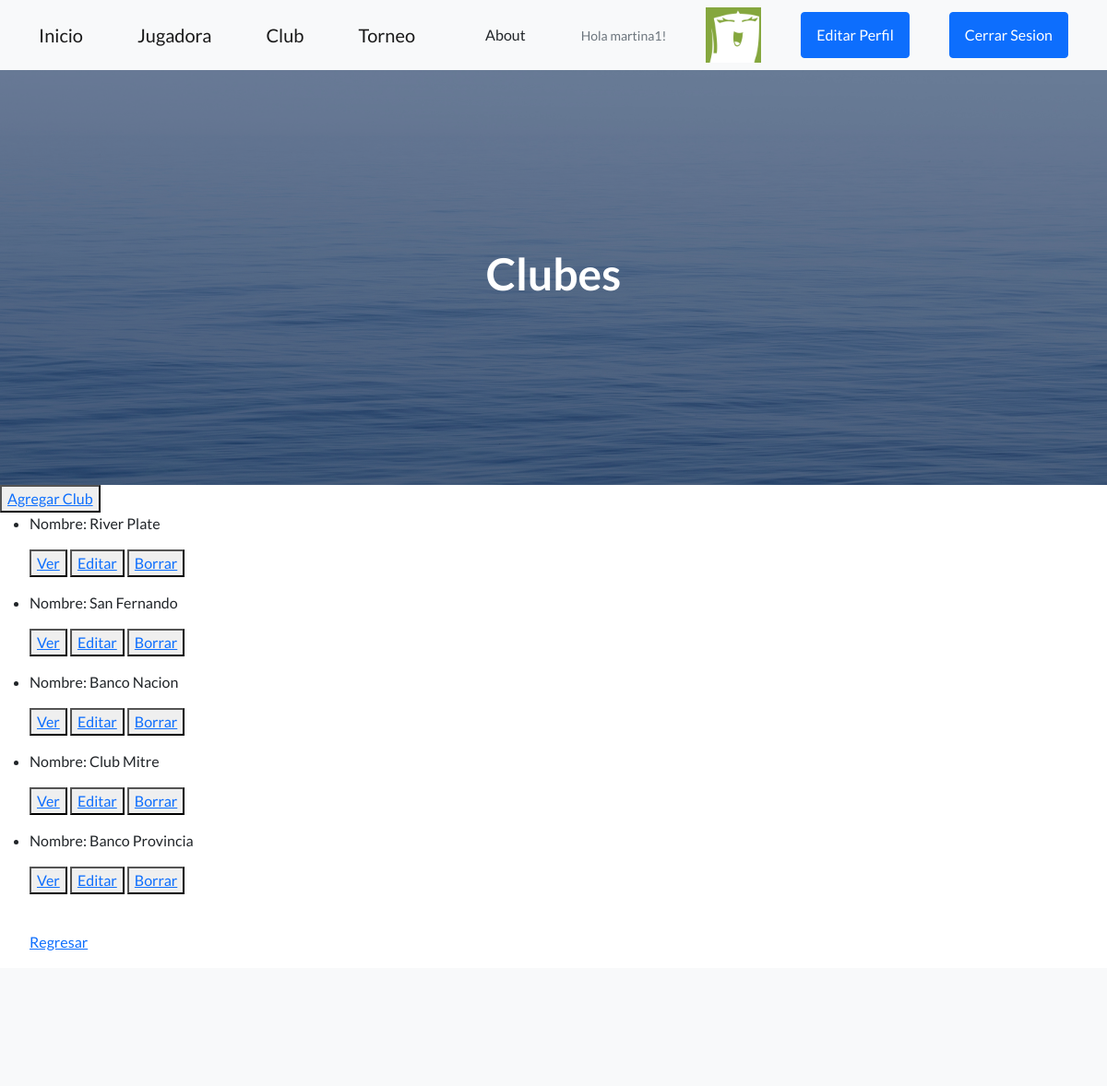
The page /AppCoder/club/lista (signed in) on the database its author committed.
### AppCoder/models.py (models this page shows)
class Avatar(models.Model):
    user= models.ForeignKey(User, on_delete=models.CASCADE)
    imagen = models.ImageField(upload_to='avatares', null=True, blank = True)

class Club(models.Model):
    nombre = models.CharField(max_length=30)
    division =  models.CharField(max_length=2)
    deporte =  models.CharField(max_length=30)

### AppCoder/views.py (the view)
# urls.py: path('club/lista', views.ClubList.as_view(), name='ListClubes'),
class ClubList(LoginRequiredMixin, ListView):
    model = Club
    template_name = 'AppCoder/clubes/clubes_list.html'

### AppCoder/templates/AppCoder/clubes/clubes_list.html
{% extends "AppCoder/padre.html" %}
{% block contenidoModificable %}
<h1>Clubes</h1>
{% endblock %}
{% block contenido2 %}
<button>
<a href="{% url 'New' %}">Agregar Club</a>
</button>
<br>
<ul>
    {% for club in object_list %}
    <li>
        <p>Nombre: {{club.nombre}} </p>
        <P>
            <button>
                <a href="{% url 'Detail' club.id %}">Ver</a>
            </button>
            <button>
                <a href="{% url 'Edit' club.id %}">Editar</a>
            </button>
            <button>
            <a href="{% url 'Delete' club.id %}">Borrar</a>
            </button>
        </P>
    </li>
    {% endfor %}
<br>
<p>
    <a  href='{% url "Clubes" %}'>Regresar</a>
</p>
</ul>
{% endblock %}

### AppCoder/templates/AppCoder/padre.html (shortened to what this page needs)
<!DOCTYPE html>
<html lang="en">
<head>
    {% load static %}
    <link href="https://cdn.jsdelivr.net/npm/bootstrap-icons@1.5.0/font/bootstrap-icons.css" rel="stylesheet"
        type="text/css" />
    <link href="{% static 'AppCoder/css/styles.css' %}" rel="stylesheet" />
</head>
<body>
    <nav class="navbar navbar-light bg-light static-top">
        <div class="container">
            <a class="navbar-brand" href="{% url 'inicio' %}">Inicio</a>
            <a class="navbar-brand" href="{% url 'Jugadoras' %}">Jugadora</a>
            <a class="navbar-brand" href="{% url 'Clubes' %}">Club</a>
            <a class="navbar-brand" href="{% url 'Torneo' %}">Torneo</a>
            <a class="btn btn-secundary" href="{% url 'AboutMe' %}">About</a>
            {% if request.user.is_authenticated %}
            <p class="text-muted small mb-4 mb-lg-0"> Hola {{user.username}}!</p>
            {% with first_image=user.avatar_set.first %}
            {% if first_image %}
            <a href="{{ first_image.imagen.url }}" target="_blank">
            <img src="{{ first_image.imagen.url }}" class="" style="max-width: 60px">
            {% endif %}
            {% endwith %}
            {% endif %}
                {% if user.is_authenticated %}
                <a class="btn btn-primary" href="{% url 'EditarUsuario' %}">Editar Perfil</a>
                {% endif %}
                {% if user.is_authenticated %}
                <a class="btn btn-primary" href="{% url 'Logout' %}">Cerrar Sesion</a>
                {% endif %}
        </div>
    </nav>
    <header class="masthead">
        <div class="container position-relative">
            <div class="row justify-content-center">
                <div class="col-xl-6">
                    <div class="text-center text-white">
                        {% block contenidoModificable %}
                        {% endblock %}
                    </div>
                </div>
            </div>
        </div>
    </header>
    {% block contenido2 %}
    {% endblock %}
    <footer class="footer bg-light">
    </footer>
</body>
</html>

### rows shown on the page
Avatar: imagen (picture)
Club: nombre "River Plate"
Club: nombre "San Fernando"
Club: nombre "Banco Nacion"
Club: nombre "Club Mitre"
Club: nombre "Banco Provincia"

### other values the page prints
{{ user.username }} "martina1"
